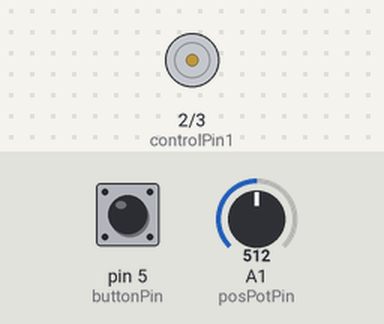
The sketch below on a simulated Arduino Uno, built with avr-gcc and run on an emulated ATmega328P. On the bench: motor-driver pin pairs drawn as motors (green arrow = first pin HIGH = forward, orange = second pin HIGH = backward, longer = more drive, scaled by the enable pin). The inputs (shaded band) are chosen by the test bench; at power-on: pin 5 (buttonPin) LOW, A1 (posPotPin) = 512. What the sketch prints to the serial monitor is not drawn.

Above: at 1.2 s.
1.3 s: pin 5 (buttonPin) pulled HIGH for 3.2 s
At 2.0 s:
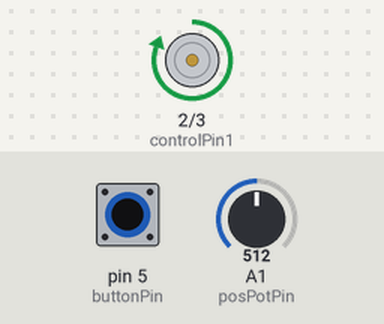
Timing chart, 0 to 6.8 s (numbered marks = the images above; inputs shaded):
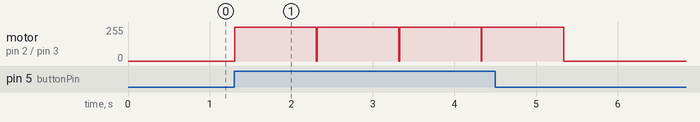

Measured:
- after the input at 1.3 s, motor on pin 2 (controlPin1) / pin 3 (controlPin2): stopped → forward 255/255 at once, → stopped 4.0 s later

The sketch:

motor_control_testing.ino
```cpp
/**
This test turns the motor on for one second
in one direction at the press of a button
in pin 5.

The position potentiometer is printed to the
serial monitor.

**/
const int controlPin1 = 2;
const int controlPin2 =3;
const int enablePin = 9;

const int buttonPin = 5;

const int posPotPin = A1;

void setup() {
  // put your setup code here, to run once:
  pinMode(controlPin1, OUTPUT);
  pinMode(controlPin2, OUTPUT);
  pinMode(enablePin, OUTPUT);

  digitalWrite(enablePin, LOW);

  Serial.begin(9600);
}

void loop() {
  // put your main code here, to run repeatedly:
  if(digitalRead(buttonPin) == HIGH){
    //set direction
    //This direction is CCW at pot
    digitalWrite(controlPin1, HIGH);
    digitalWrite(controlPin2, LOW);

    analogWrite(enablePin, 255);

    delay(1000);

    analogWrite(enablePin, 0);
  }
  Serial.println(analogRead(posPotPin));
  delay(10);
}
```
